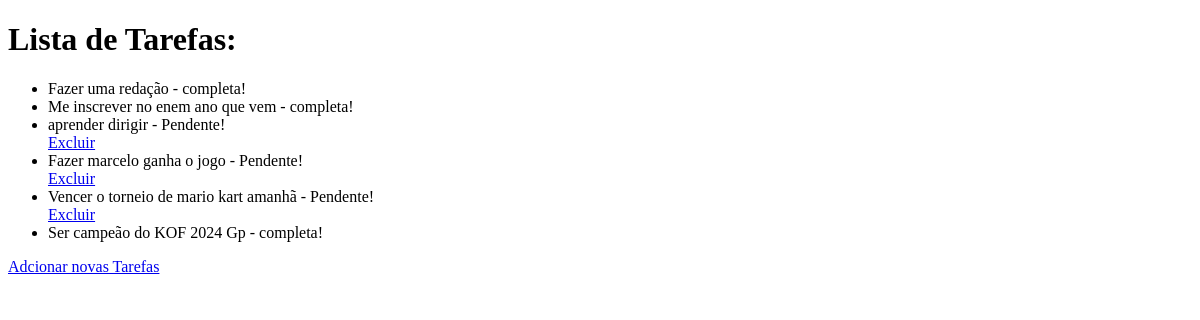
The page /task/ on the database as committed earlier.
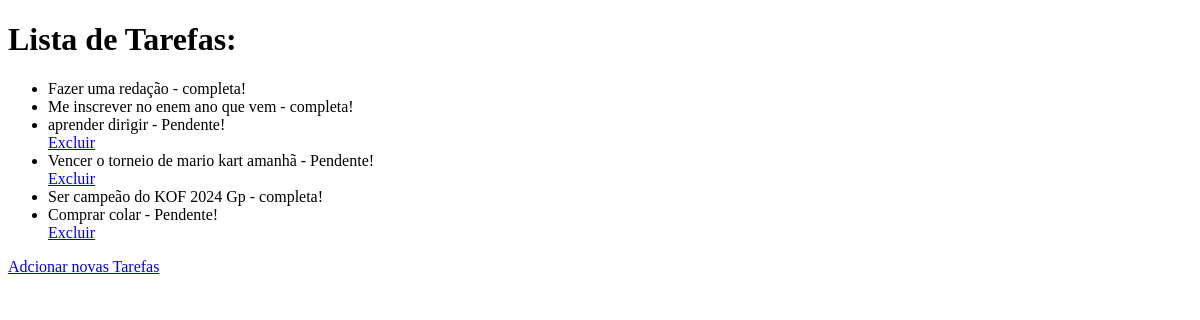
The same page on the database as committed later.
### task/models.py (models this page shows, shortened)
class Task(models.Model):
    title = models.CharField(max_length=200)
    completed = models.BooleanField(default=False)
    created_at = models.DateTimeField(auto_now_add=True)

### task/views.py (the view)
# urls.py: path('task/', views.task_list, name='task_list'),
def task_list(request):
    tasks = Task.objects.all()
    return render (request, 'tasks/task_list.html', {'task': tasks})

### task/templates/tasks/task_list.html (shortened to what this page needs)
<!DOCTYPE html>
<html lang="en">
<head>
</head>
<body>
    <h1> Lista de Tarefas: </h1>
 <ul>
    {% for task in task %}
    <li>{{ task.title }} - {% if task.completed %} completa! {% else %} Pendente! </li>
    <a href="{% url 'delete_task' task.id %}">Excluir</a>
        {% endif %}
    {% endfor %}
 </ul>
 <a href="{% url 'add_task' %}">Adcionar novas Tarefas</a>
</body>
</html>

Rows that differ between the two databases and show on the page:
removed Task: title "Fazer marcelo ganha o jogo", completed "Pendente!"
added Task: title "Comprar colar", completed "Pendente!"
